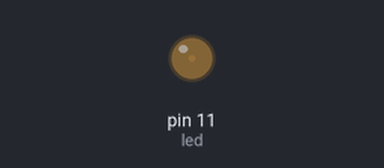
Simulated run of this sketch. Board: Arduino Uno, built with avr-gcc and run on an emulated ATmega328P. Parts: output pins drawn as LEDs (lit = HIGH).

Above: at 0.05 s.
At 0.95 s:
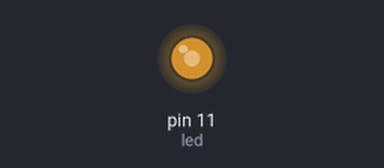
At 1.4 s:
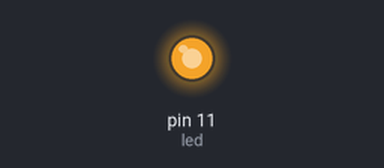
At 2.75 s:
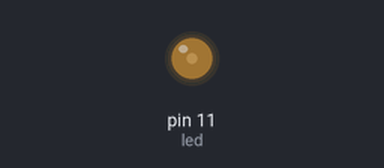
Timing chart, 0 to 7.0 s (numbered marks = the images above):
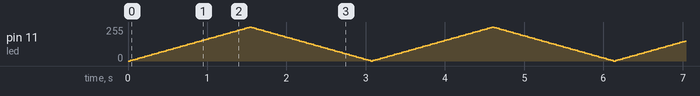

The sketch:

LED_fading_without_Potentiometer.ino
```cpp
int led = 11; // the PWM pin the LED is attached to
int brightness = 0; // how bright the LED is
int fadeAmount = 5; // how many points to fade the LED by
// the setup routine runs once when you press reset:
void setup() {
 // declare pin 9 to be an output:
 pinMode(led, OUTPUT);
}
// the loop routine runs over and over again forever:
void loop() {
 // set the brightness of pin 9:
 analogWrite(led, brightness);
 // change the brightness for next time through the loop:
 brightness = brightness + fadeAmount;
 // reverse the direction of the fading at the ends of the fade:
 if (brightness <= 0 || brightness >= 255) {
 fadeAmount = -fadeAmount;
 }
 // wait for 30 milliseconds to see the dimming effect
 delay(30);
}
```
